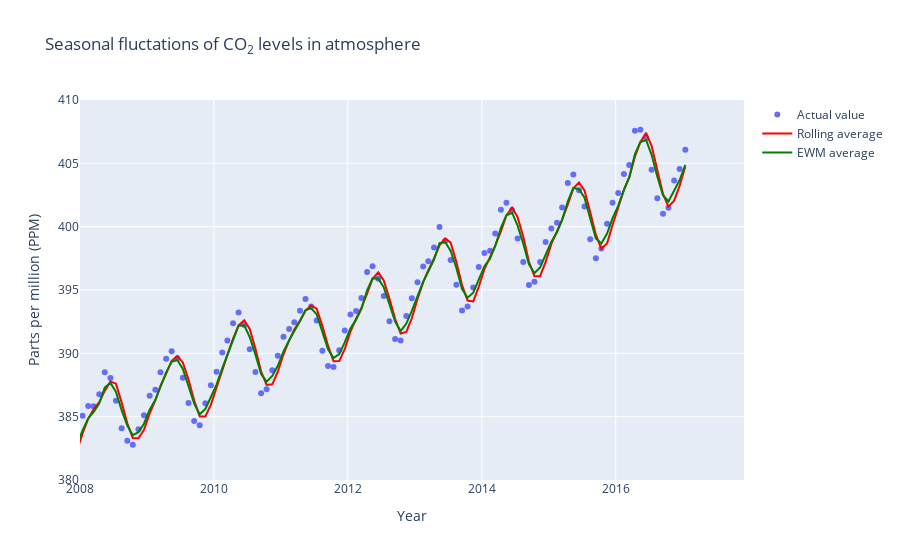

This figure's notebook cell:
### Code cell
second_trace = go.Scatter(x=x, y=y1, mode="markers", name="Actual value")
third_trace = go.Scatter(x=x, y=y2, line=dict(color="red"), name="Rolling average")
forth_trace = go.Scatter(x=x, y=y3, line=dict(color="green"), name="EWM average")

default_period = (dt.datetime(2008, 1, 1), dt.datetime(2017,12,1))
default_ppm_range = (380, 410)
layout = go.Layout(
    title="Seasonal fluctations of CO<sub>2</sub> levels in atmosphere",
    yaxis=dict(title="Parts per million (PPM)",range=default_ppm_range),
    xaxis=dict(title="Year", range=default_period))

figure = go.Figure(data=[second_trace, third_trace, forth_trace], layout=layout)
py.iplot(figure, filename="co2-ppm-seasonal")

### Figure 1 — Plotly figure (JSON) as saved in the notebook; plotly's stock layout.template omitted (floating-point values rounded to 4 significant figures; data arrays with more than 128 entries replaced by an {"elided": "..."} marker saying what was removed)
{"data": [{"mode": "markers", "name": "Actual value", "type": "scatter", "x": {"elided": "702 str values"}, "y": {"elided": "702 float values"}}, {"line": {"color": "red"}, "name": "Rolling average", "type": "scatter", "x": {"elided": "702 str values"}, "y": {"elided": "702 float values"}}, {"line": {"color": "green"}, "name": "EWM average", "type": "scatter", "x": {"elided": "702 str values"}, "y": {"elided": "702 float values"}}], "layout": {"title": {"text": "Seasonal fluctations of CO<sub>2</sub> levels in atmosphere"}, "xaxis": {"range": ["2008-01-01T00:00:00", "2017-12-01T00:00:00"], "title": {"text": "Year"}}, "yaxis": {"range": [380, 410], "title": {"text": "Parts per million (PPM)"}}}}
